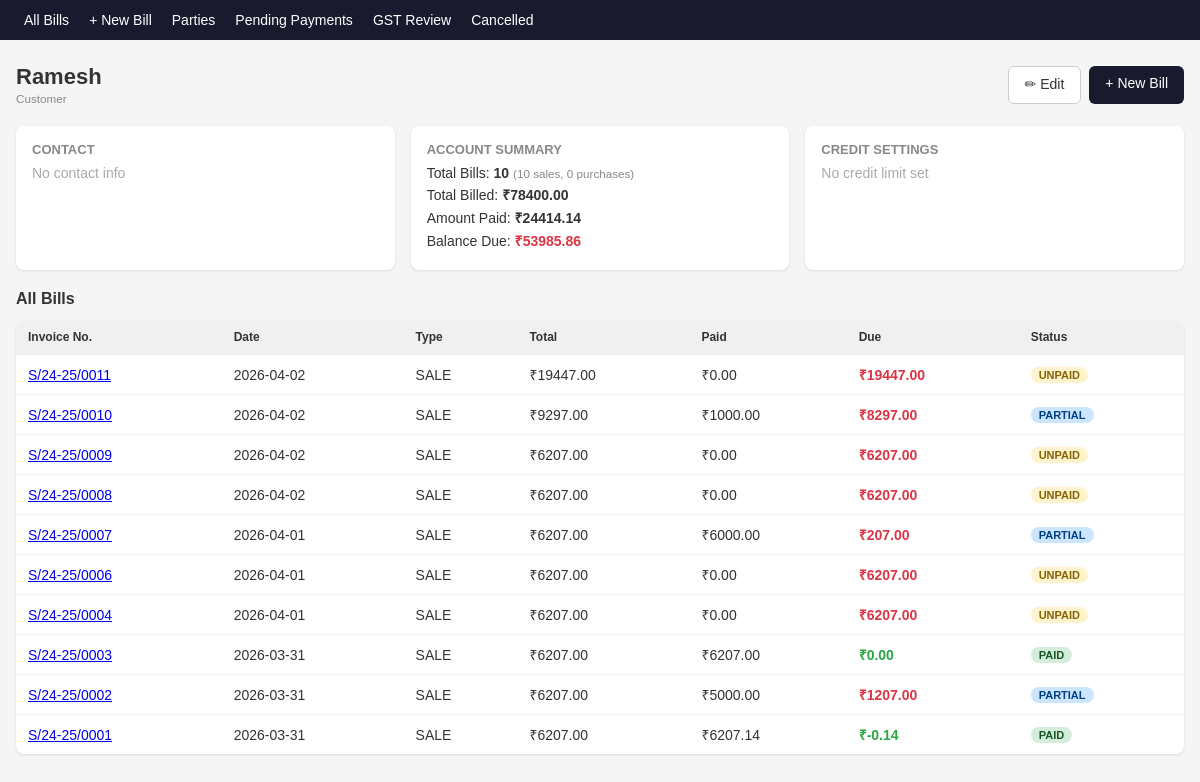
/parties/1, run on the app's committed database.
### app/models/parties.py (models this page shows)
class Party(SQLModel, table=True):
    __tablename__ = "parties"
    id: Optional[int] = Field(default=None, primary_key=True)
    type: str                           # customer / supplier / both
    name: str = Field(index=True)
    phone: Optional[str] = Field(default=None, index=True)
    email: Optional[str] = None
    address: Optional[str] = None
    city: Optional[str] = None
    state: Optional[str] = None
    state_code: Optional[str] = None
    gstin: Optional[str] = None
    gstin_verified: bool = False
    gstin_status: Optional[str] = None  # active / cancelled / pending
    business_type: Optional[str] = None # fixed typo: bussiness -> business
    credit_limit: Optional[float] = None
    credit_days: Optional[int] = None
    opening_balance: Optional[float] = None
    opening_balance_type: Optional[str] = None  # debit / credit
    notes: Optional[str] = None
    created_at: datetime = Field(default_factory=datetime.utcnow)

### app/models/invoices.py (models this page shows)
class Invoice(SQLModel, table=True):
    __tablename__ = "invoices"
    id: Optional[int] = Field(default=None, primary_key=True)
    invoice_number: str = Field(index=True)
    invoice_type: str
    bill_category: str = "cash"
    party_id: Optional[int] = Field(default=None, foreign_key="parties.id")
    financial_year_id: Optional[int] = Field(default=None, foreign_key="financial_years.id")
    invoice_date: date = Field(index=True)
    due_date: Optional[date] = None
    credit_due_date: Optional[date] = None
    place_of_supply: Optional[str] = "Uttar Pradesh"
    supply_type: str = "intrastate"
    party_gstin: Optional[str] = None
    subtotal: float = 0.0
    total_cgst: float = 0.0
    total_sgst: float = 0.0
    total_igst: float = 0.0
    total_making_charges: float = 0.0
    making_cgst: float = 0.0
    making_sgst: float = 0.0
    old_gold_value: float = 0.0
    discount: float = 0.0
    round_off: float = 0.0
    grand_total: float = 0.0
    amount_paid: float = 0.0
    amount_due: float = 0.0
    payment_mode: Optional[str] = None
    payment_status: str = "unpaid"
    gst_status: str = "pending_review"
    version_number: int = 1
    is_cancelled: bool = False
    cancelled_at: Optional[datetime] = None
    cancelled_reason: Optional[str] = None
    ref_invoice_id: Optional[int] = Field(default=None, foreign_key="invoices.id")
    notes: Optional[str] = None
    created_at: datetime = Field(default_factory=datetime.utcnow)
    updated_at: datetime = Field(default_factory=datetime.utcnow)

### app/routers/parties.py (the view)
@router.get("/{party_id}", response_class=HTMLResponse)
def party_detail(party_id: int, request: Request, session: Session = Depends(get_session)):
    summary = get_party_summary(session, party_id)
    return templates.TemplateResponse(
        request=request, name="parties/detail.html",
        context=summary
    )

### app/templates/parties/detail.html (shortened to what this page needs)
{% extends "base.html" %}
{% block content %}
<div class="page-header">
    <div>
        <h1>{{ party.name }}</h1>
        <small style="color:#888">
            {% if party.type == 'customer' %}Customer
            {% elif party.type == 'supplier' %}Supplier
            {% else %}Customer &amp; Supplier{% endif %}
        </small>
    </div>
    <div style="display:flex;gap:8px">
        <a href="/parties/{{ party.id }}/edit" class="btn-secondary">✏ Edit</a>
        <a href="/invoices/create" class="btn-primary">+ New Bill</a>
    </div>
</div>
<div class="detail-grid" style="grid-template-columns:1fr 1fr 1fr;margin-bottom:20px">
    <div class="detail-card">
        <h3>Contact</h3>
        {% if not party.phone and not party.email and not party.address %}
        <p style="color:#aaa">No contact info</p>
        {% endif %}
    </div>
    <div class="detail-card">
        <h3>Account Summary</h3>
        <p>Total Bills: <strong>{{ total_bills }}</strong>
            <small style="color:#888">({{ sale_count }} sales, {{ purchase_count }} purchases)</small></p>
        <p>Total Billed: <strong>₹{{ "%.2f"|format(total_billed) }}</strong></p>
        <p>Amount Paid: <strong>₹{{ "%.2f"|format(total_paid) }}</strong></p>
        <p>Balance Due:
            <strong style="color:{% if total_due > 0 %}#dc3545{% else %}#28a745{% endif %}">
                ₹{{ "%.2f"|format(total_due) }}
            </strong>
        </p>
    </div>
    <div class="detail-card">
        <h3>Credit Settings</h3>
        {% if party.credit_limit %}
        <p>Credit Limit: <strong>₹{{ "%.0f"|format(party.credit_limit) }}</strong></p>
        {% else %}
        <p style="color:#aaa">No credit limit set</p>
        {% endif %}
    </div>
</div>
<h2 style="margin-bottom:12px">All Bills</h2>
{% if not bills %}
<div class="empty-state">No bills yet for this party.</div>
{% else %}
<table class="table">
    <thead>
        <tr>
            <th>Invoice No.</th>
            <th>Date</th>
            <th>Type</th>
            <th>Total</th>
            <th>Paid</th>
            <th>Due</th>
            <th>Status</th>
        </tr>
    </thead>
    <tbody>
        {% for inv in bills %}
        <tr class="{{ 'row-overdue' if inv.is_cancelled else '' }}">
            <td>
                <a href="/invoices/{{ inv.id }}">{{ inv.invoice_number }}</a>
            </td>
            <td>{{ inv.invoice_date }}</td>
            <td>{{ inv.invoice_type | upper }}</td>
            <td>₹{{ "%.2f"|format(inv.grand_total) }}</td>
            <td>₹{{ "%.2f"|format(inv.amount_paid) }}</td>
            <td>
                <strong style="color:{% if inv.amount_due > 0 %}#dc3545{% else %}#28a745{% endif %}">
                    ₹{{ "%.2f"|format(inv.amount_due) }}
                </strong>
            </td>
            <td>
                <span class="badge badge-{{ inv.payment_status }}">{{ inv.payment_status | upper }}</span>
            </td>
        </tr>
        {% endfor %}
    </tbody>
</table>
{% endif %}
{% endblock %}

### app/static/css/style.css (style rules this page uses)
* { box-sizing: border-box; margin: 0; padding: 0; }
body { font-family: Arial, sans-serif; font-size: 14px; background: #f5f5f5; color: #333; }
.page-header { display: flex; justify-content: space-between; align-items: center; margin-bottom: 20px; }
h1 { font-size: 22px; }
h2 { font-size: 16px; margin: 16px 0 8px; }
.btn-primary { background: #1a1a2e; color: #fff; padding: 8px 16px; border: none; border-radius: 6px; cursor: pointer; text-decoration: none; font-size: 14px; }
.btn-secondary { background: #fff; color: #333; padding: 8px 16px; border: 1px solid #ccc; border-radius: 6px; cursor: pointer; text-decoration: none; font-size: 14px; }
.table { width: 100%; border-collapse: collapse; background: #fff; border-radius: 8px; overflow: hidden; box-shadow: 0 1px 3px rgba(0,0,0,0.1); }
.table th { background: #f0f0f0; padding: 10px 12px; text-align: left; font-weight: 600; font-size: 12px; }
.table td { padding: 10px 12px; border-top: 1px solid #eee; }
.detail-grid { display: grid; grid-template-columns: 1fr 1fr; gap: 16px; margin-bottom: 20px; }
.detail-card { background: #fff; border-radius: 8px; padding: 16px; box-shadow: 0 1px 3px rgba(0,0,0,0.1); }
.detail-card h3 { font-size: 13px; color: #888; margin-bottom: 8px; text-transform: uppercase; }
.detail-card p { margin-bottom: 4px; }
.badge { display: inline-block; padding: 2px 8px; border-radius: 20px; font-size: 11px; font-weight: 600; }
.badge-paid { background: #d4edda; color: #155724; }
.badge-unpaid { background: #fff3cd; color: #856404; }
.badge-partial { background: #cce5ff; color: #004085; }
.btn-primary, .btn-secondary, .btn-danger, .btn-ghost { display: inline-block; text-align: center; line-height: 1.4; }

### data on the page
Party: name "Ramesh"
Invoice: invoice_number "S/24-25/0011", invoice_date "2026-04-02", invoice_type "SALE", grand_total "19447.00", amount_paid "0.00", amount_due "19447.00", payment_status "UNPAID"
Invoice: invoice_number "S/24-25/0010", invoice_date "2026-04-02", invoice_type "SALE", grand_total "9297.00", amount_paid "1000.00", amount_due "8297.00", payment_status "PARTIAL"
Invoice: invoice_number "S/24-25/0009", invoice_date "2026-04-02", invoice_type "SALE", grand_total "6207.00", amount_paid "0.00", amount_due "6207.00", payment_status "UNPAID"
Invoice: invoice_number "S/24-25/0008", invoice_date "2026-04-02", invoice_type "SALE", grand_total "6207.00", amount_paid "0.00", amount_due "6207.00", payment_status "UNPAID"
Invoice: invoice_number "S/24-25/0007", invoice_date "2026-04-01", invoice_type "SALE", grand_total "6207.00", amount_paid "6000.00", amount_due "207.00", payment_status "PARTIAL"
Invoice: invoice_number "S/24-25/0006", invoice_date "2026-04-01", invoice_type "SALE", grand_total "6207.00", amount_paid "0.00", amount_due "6207.00", payment_status "UNPAID"
Invoice: invoice_number "S/24-25/0004", invoice_date "2026-04-01", invoice_type "SALE", grand_total "6207.00", amount_paid "0.00", amount_due "6207.00", payment_status "UNPAID"
Invoice: invoice_number "S/24-25/0003", invoice_date "2026-03-31", invoice_type "SALE", grand_total "6207.00", amount_paid "6207.00", amount_due "0.00", payment_status "PAID"
Invoice: invoice_number "S/24-25/0002", invoice_date "2026-03-31", invoice_type "SALE", grand_total "6207.00", amount_paid "5000.00", amount_due "1207.00", payment_status "PARTIAL"
Invoice: invoice_number "S/24-25/0001", invoice_date "2026-03-31", invoice_type "SALE", grand_total "6207.00", amount_paid "6207.14", amount_due "-0.14", payment_status "PAID"

### other printed values
{{ total_bills }} "10"
{{ sale_count }} "10"
{{ purchase_count }} "0"
{{ "%.2f"|format(total_billed) }} "78400.00"
{{ "%.2f"|format(total_paid) }} "24414.14"
{{ "%.2f"|format(total_due) }} "53985.86"
